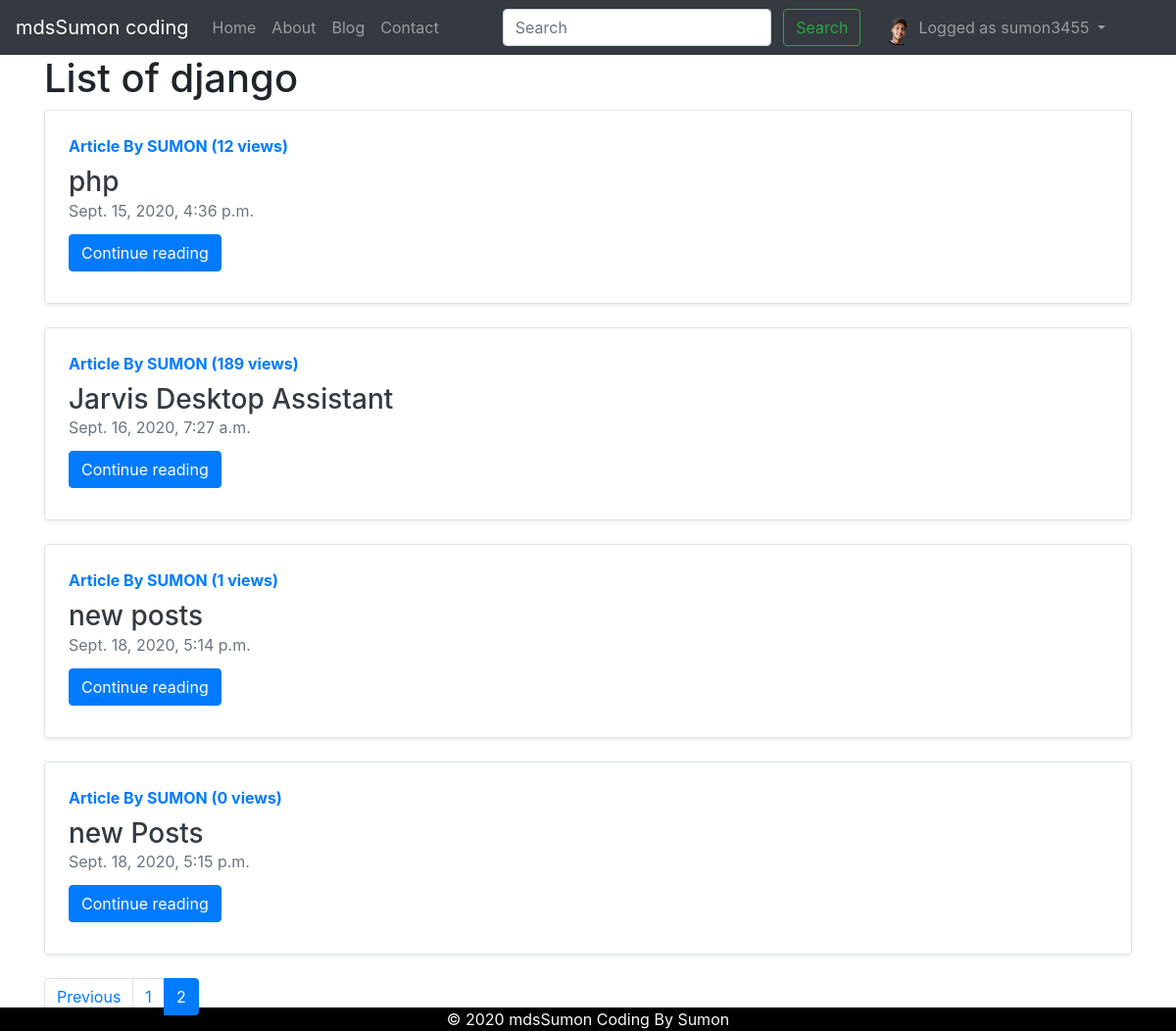
Screenshot of /blog/category/django?page=2 (signed in) with the database file from the repository.
### blog/models.py (models this page shows, shortened)
class Profile(models.Model):
    user = models.OneToOneField(User, on_delete=models.CASCADE)#Oner to one set profile with user
    dob = models.DateField(null=True, blank=True)
    photo = models.ImageField(null=True, blank=True)

class Category(models.Model):
    name=models.CharField(max_length=100)
    slug = models.CharField(max_length=130,default="")

class Post(models.Model):
    sno = models.AutoField(primary_key=True)
    serial = models.IntegerField(default=1)
    title = models.CharField(max_length=255)
    category = models.ForeignKey(Category,on_delete=models.CASCADE,default=1)
    likes = models.ManyToManyField(User ,related_name='likes', blank=True)
    content = models.TextField()
    authur = models.CharField(max_length=13)
    slug = models.CharField(max_length=130)
    views = models.IntegerField(default=0)
    timeStamp = models.DateTimeField(blank=True)

### blog/views.py (the view)
# urls.py: path('category/<str:cats>', views.CategoryView, name='category')
def CategoryView(request,cats):
    category_posts = Post.objects.filter(category__name=cats)
    paginator = Paginator(category_posts, 4)
    page = request.GET.get('page')
    try:
        posts = paginator.page(page)
    except PageNotAnInteger:
        posts = paginator.page(1)
    except EmptyPage:
        posts = paginator.page(paginator.num_pages)
    if page is None:
        start_index = 0
        end_index = 7
    else:
       (start_index , end_index) = proper_pagination(posts, index=4)
    page_range = list(paginator.page_range[start_index:end_index])
    context ={
        'cats':cats,
        'posts':posts,
        'page_range':page_range
    }
    return render(request,'category.html',context)

### blog/views.py (called while the page is built)
def category_list(request):
    category_list = Category.objects.exclude(name='default')
    context = {
        "category_list": category_list,
    }
    return context

def proper_pagination(posts, index):
    start_index = 0
    end_index = 7
    if posts.number > index:
        start_index = posts.number - index
        end_index = posts.number + end_index
    return (start_index, end_index)

### templates/category.html (shortened to what this page needs)
{% extends "base.html" %}
{% block body %}
<div class="container">
<h1> List of  {{ cats }} </h1>
{% for post in     posts %}
<div class="row no-gutters border rounded overflow-hidden flex-md-row mb-4 shadow-sm h-md-250 position-relative">
    <div class="col p-4 d-flex flex-column position-static">
        <strong class="d-inline-block mb-2 text-primary">Article By {{post.authur}} ({{post.views}} views)</strong>
        <h3 class="mb-0"> <a class="text-dark" href="/blog/{{post.slug}}"> {{post.title}}</a></h3>
        <div class="mb-1 text-muted">{{post.timeStamp}}</div>
        <div class="my-2">
            <a href="/blog/{{post.slug}}" role="button" class="btn btn-primary">Continue reading</a>
        </div>
    </div>
</div>
{% endfor %}
  <ul class="pagination">
           {% if posts.has_previous %}
            <li class="page-item"><a class="page-link" href="?page={{ posts.previous_page_number }}">Previous</a></li>
           {% endif %}
           {% for p in  page_range  %}
           {% if posts.number == p  %}
             <li class="page-item active"><a class="page-link" href="?page={{ p }}">{{p}}</a></li>
           {% else %}
                <li class="page-item"><a class="page-link" href="?page={{ p }}">{{ p }}</a></li>
           {% endif %}
           {% endfor %}
        </ul>
</div>
{% endblock  %}

### templates/base.html (shortened to what this page needs)
<!DOCTYPE html>
{% load static %}
<html lang="en">
  <head>
   <link rel="stylesheet" href="{% static 'blog/style.css' %}">
    <link
      rel="stylesheet"
      href="https://stackpath.bootstrapcdn.com/bootstrap/4.5.2/css/bootstrap.min.css"
    />
     <link rel="stylesheet" href="{% static 'prism/prism.css' %}">
  </head>
  <body>
    <nav class="navbar navbar-expand-lg navbar-dark bg-dark">
      <a class="navbar-brand" href="/">mdsSumon coding</a>
      <div class="collapse navbar-collapse" id="navbarSupportedContent">
        <ul class="navbar-nav mr-auto">
          <li class="nav-item {% block homeactive %} {% endblock homeactive %}">
            <a class="nav-link" href="/"
              >Home <span class="sr-only">(current)</span></a
            >
          </li>
          <li
            class="nav-item {% block aboutactive %} {% endblock aboutactive %}"
          >
            <a class="nav-link" href="/about">About</a>
          </li>
          <li class="nav-item {% block blogactive %} {% endblock blogactive %}">
            <a class="nav-link" href="/blog">Blog</a>
          </li>
          <li
            class="nav-item {% block contactactive %} {% endblock contactactive %}"
          >
            <a class="nav-link" href="/contact">Contact</a>
          </li>
        </ul>
        <div class="ml-auto form-inline">
          <form method="get" action="/search" class="my-2 my-lg-0 mx-3">
            <input
              class="form-control mr-sm-2"
              type="search"
              placeholder="Search"
              aria-label="Search"
              name="query"
              id="query"
            />
            <button class="btn btn-outline-success my-2 my-sm-0" type="submit">
              Search
            </button>
          </form>
          {% if user.is_authenticated %}
          <ul class="navbar-nav ml-auto mr-5">
            <li class="nav-item dropdown">
              <a
                class="nav-link dropdown-toggle"
                href="#"
                id="navbarDropdown"
                role="button"
                data-toggle="dropdown"
                aria-haspopup="true"
                aria-expanded="false"
              > {% if request.user.profile.photo  %}
          <img src="{{ request.user.profile.photo.url }}" class="navbar-img">
        {% else %}
           <img src="/static/img/bg.png" class="navbar-img">
        {% endif %}
                Logged as {{request.user}}
              </a>
            </li>
          </ul>
          {% endif %}
        </div>
      </div>
    </nav>
    {% block body %} {% endblock body %} {% block js %} {% endblock js %}
 <footer class="footer">
        <div class="container">
            <span class="text-light">&#169 2020 mdsSumon Coding By Sumon </span>
        </div>
    </footer>
  </body>
</html>

### static/blog/style.css (style rules this page uses)
.navbar-img { width:30px; height:35px; float: left; background-size: auto 100%; margin-top: -5px; margin-right: 5px; border-radius: 6px; }

### templates/base.html (style rules this page uses)
.footer { position: fixed; left: 0; bottom: 0; width: 100%; background-color: black; color: white; text-align: center; display: block; }

### rows the page displays
Category: name "django"
Post: authur "SUMON", views "12", title "php", timeStamp "Sept. 15, 2020, 4:36 p.m."
Post: authur "SUMON", views "189", title "Jarvis Desktop Assistant", timeStamp "Sept. 16, 2020, 7:27 a.m."
Post: authur "SUMON", views "1", title "new posts", timeStamp "Sept. 18, 2020, 5:14 p.m."
Post: authur "SUMON", views "0", title "new Posts", timeStamp "Sept. 18, 2020, 5:15 p.m."

### other values shown
{{ request.user }} "sumon3455"
{{ p }} "1"
{{ p }} "2"
